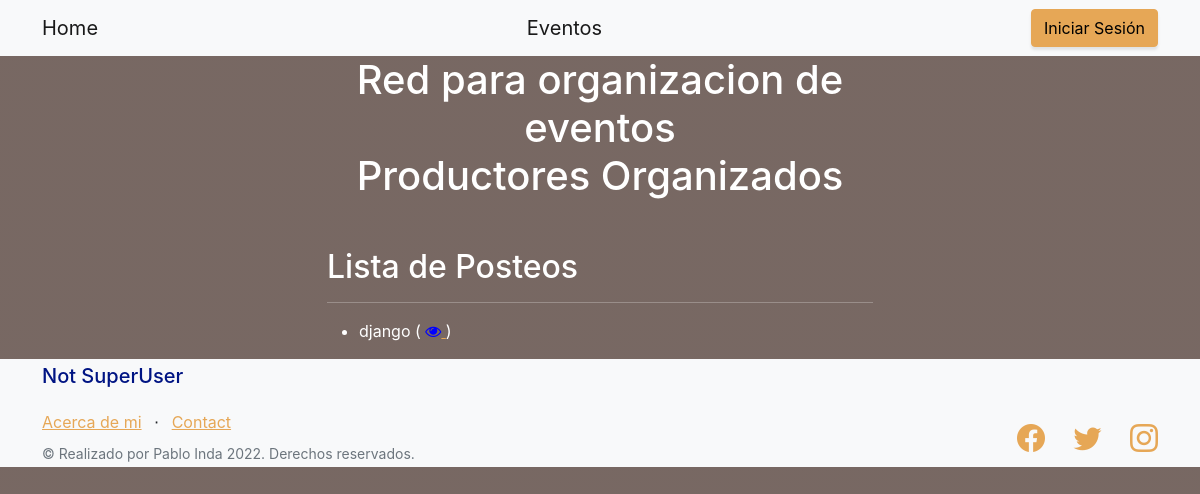
The app's page /blog/blog, older data.
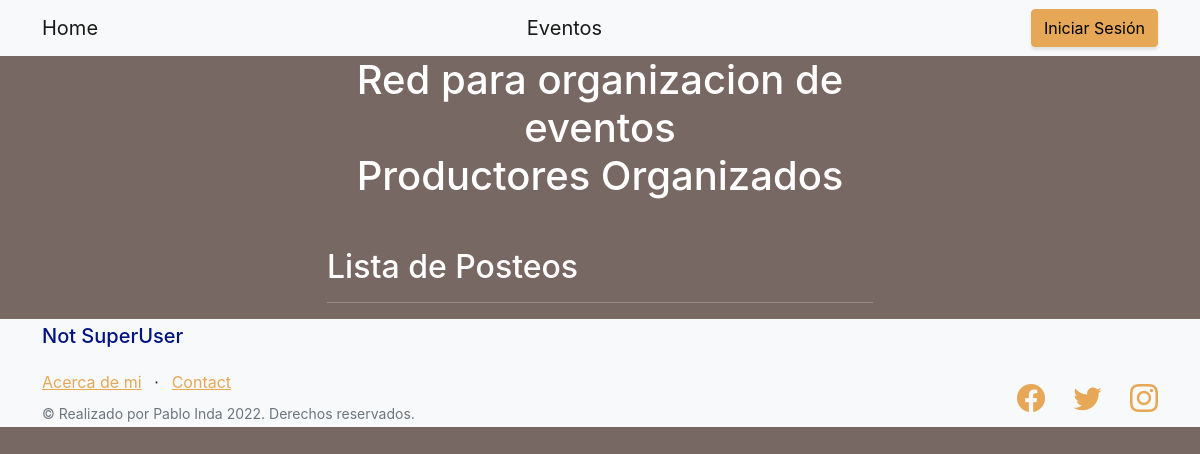
The same page, newer data.
### blog/models.py (models this page shows)
class Blog(models.Model):
    title = models.CharField(max_length=200, unique=True)
    slug = models.SlugField(max_length=500, unique=True)
    author = models.ForeignKey(User, on_delete= models.CASCADE,related_name='blog_posts')
    updated_on = models.DateTimeField(auto_now= True)
    content = models.TextField()
    created_on = models.DateTimeField(auto_now_add=True)
    status = models.IntegerField(choices=STATUS, default=0)
    class Meta:
        ordering = ['-created_on']
    def __str__(self):
        return self.title

### blog/views.py (the view)
# urls.py: path('blog', views.BlogListView.as_view(), name='blog-list'),
class BlogListView(ListView):
    model = Blog
    template_name = "blog/blog_list.html"

### blog/templates/blog/blog_list.html (shortened to what this page needs)
{% extends "home/index.html" %}
{% load static %}
{% block entregafinal_content %}
<h2>Lista de Posteos</h2>
<hr></hr>
<ul>
    {% for blog in blog_list %}
    <li>
        {{blog}}
        (
            <a href="{% url 'blog:blog-detail' blog.id %}">
                <i class="fa fa-eye" style="color: rgb(0, 0, 255);"> </i>
            </a>
        )
    </li>
    {% endfor %}
</ul>
{% endblock %}

Row changes from the older to the newer data that the page shows:
removed Blog: title "django"
